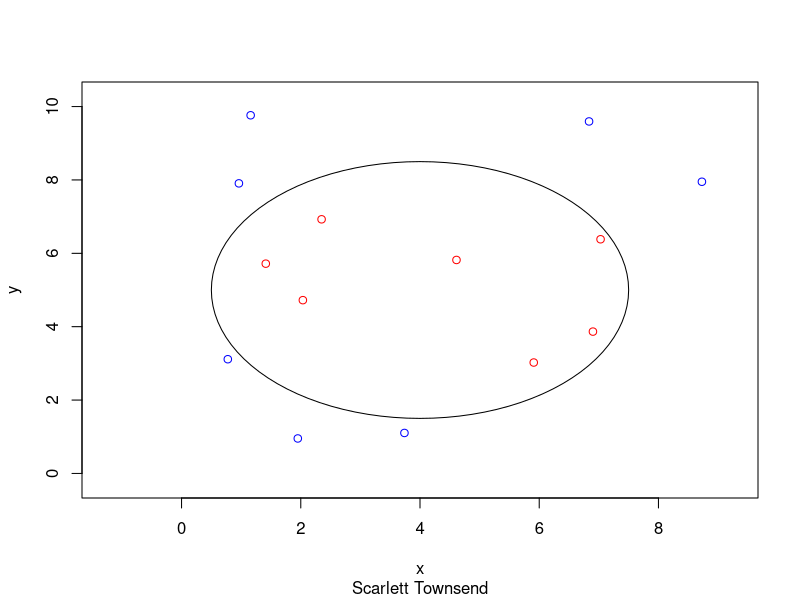
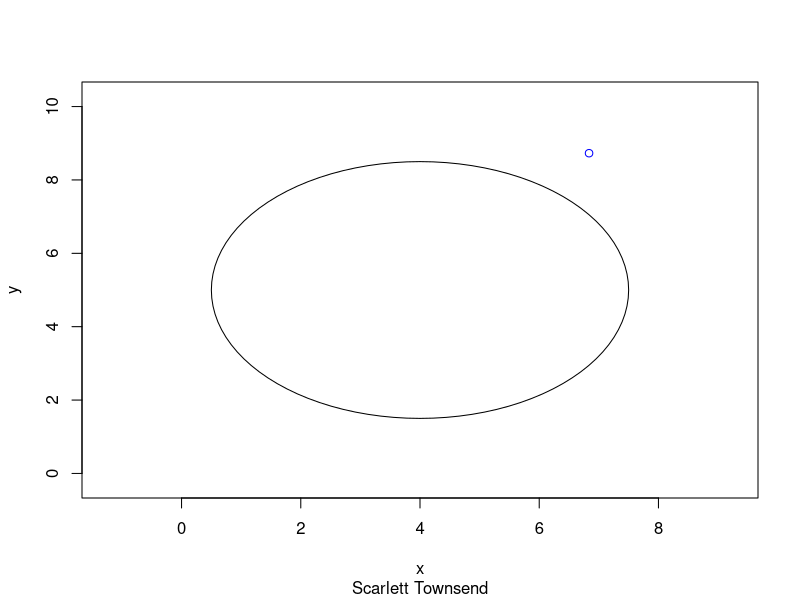
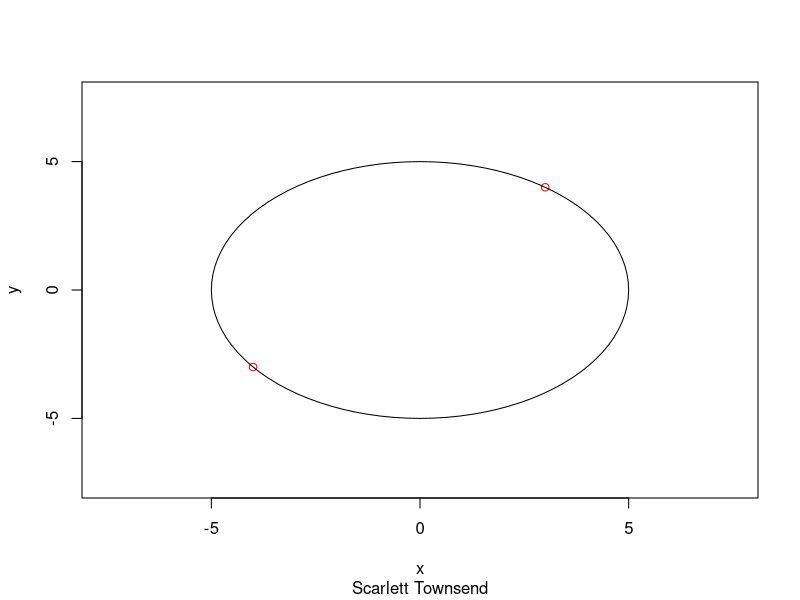

Generate these figures, in order, with R:
name = "Scarlett Townsend"
#Statistics 6861/4861 Assignment 2
#Wednesday, Nov. 4

in.circle <- function(pts,cntr,r)
{ # in.circle
  name = "Scarlett Townsend"
  print(name)
  # verify length or r
  if (!length(r) == 1 ) {stop("r is the radius, it must be of length 1.\n")};
  #verify pts is a matrix
  if ( !is.matrix(pts)  ) { as.matrix(pts) };
  if ( length(pts)==2 ) { dim(pts)=c(length(pts)/2,2) };
 #verify cntr is a matrix
  if ( !is.matrix(cntr)  ) { as.matrix(cntr) };
  #verify cntr has both coordinates
  if ( !length(cntr)==2  ) {stop("cntr must have x and y coordinates.\n") };
  if ( !is.matrix(cntr)  ) { dim(cntr)=c(length(cntr)/2,2) };
  #verify pts and center have both coordinates
  if ( !ncol(pts)==2  ) { stop("pts must have x and y coordinates.\n")   };
  if ( !ncol(cntr)==2  ) {stop("cntr must have x and y coordinates.\n") };
  
  dist=((pts[,1]-cntr[1])^2+(pts[,2]-cntr[2])^2)^(.5)
  incir=dist<=r
  pts=cbind(pts,dist,incir)
 
  a=pts[which(pts[,4]==TRUE),1:2]
 dim(a)=c(length(a)/2,2)
  b=pts[which(pts[,4]==FALSE),1:2]
  dim(b)=c(length(b)/2,2)
  require("plotrix")
  plot(b,xlim=c(min(cntr[1]-1.5*r,pts[,1]),
                  max(cntr[1]+1.5*r,pts[,1])),
                  ylim=c(min(cntr[2]-1.5*r,pts[,2]),
                         max(cntr[2]+1.5*r,pts[,2])),col="blue",
                  xlab="x",ylab="y",sub="Scarlett Townsend")
  points(a,type="p",col="red")
  draw.ellipse(cntr[1],cntr[2],r,r,nv=100,col=NA,lty=1,lwd=1)
  return(a)
} # in.circle


#check given in assignment
set.seed(40)
x = runif(14,0,10)
x = round(x,3)

y = runif(14,0,10)
y = round(y,3)

pts = cbind(x,y)
print(pts)

cntr = c(4,5)
r = 3.5

a = in.circle(pts,cntr,r)
print(a)

#check vector of length 1
set.seed(40)
x = runif(1,0,10)
x = round(x,3)

y = runif(1,0,10)
y = round(y,3)

pts = cbind(x,y)
print(pts)

cntr = c(4,5)
r = 3.5

a = in.circle(pts,cntr,r)
print(a)

#on circle
x = c(3,-4)
y = c(4,-3)

pts = cbind(x,y)
print(pts)

cntr = c(0,0)
r = 5

a = in.circle(pts,cntr,r)
print(a)